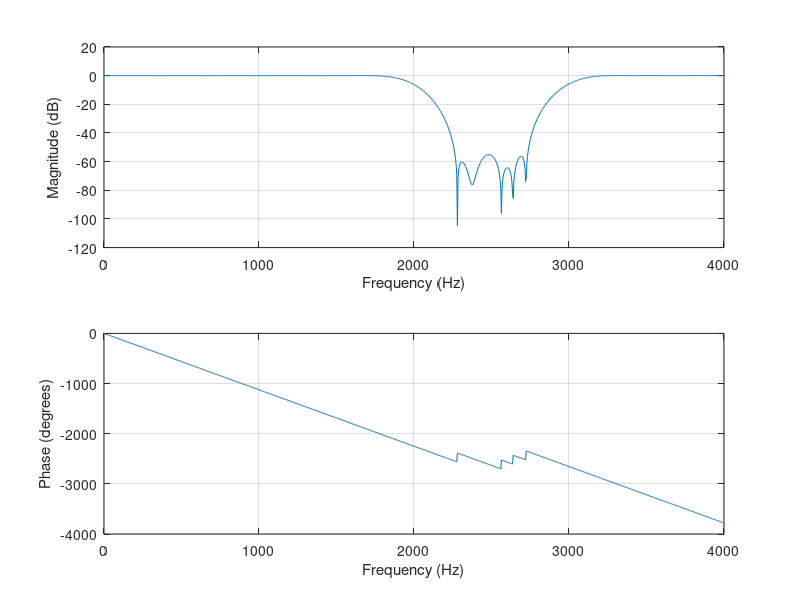

MATLAB code for this plot:
clc
clear all
close all
N=50;
fs=8000;
fc1=2000;
fc2=3000;
wc1=fc1/(fs/2);
wc2=fc2/(fs/2);
h=fir1(N,[wc1 wc2],'stop',hamming(N+1));
freqz(h,1,1000,fs);
